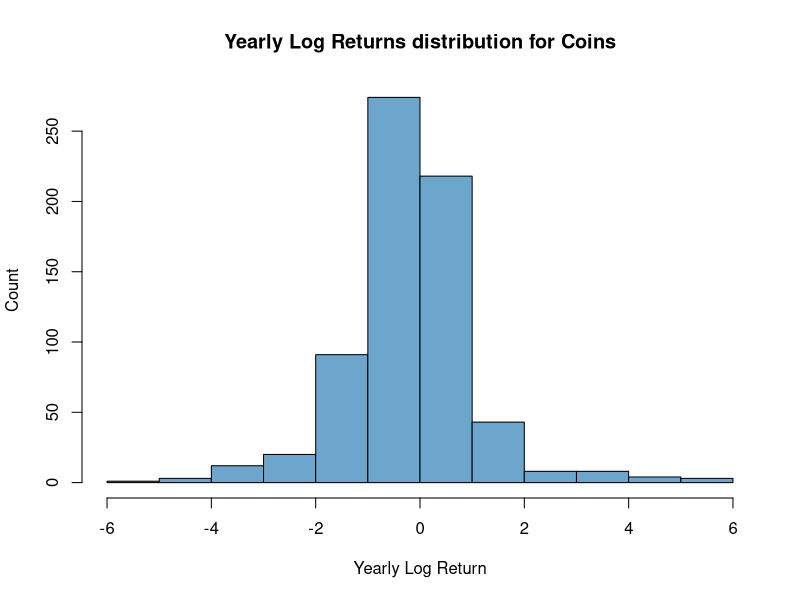
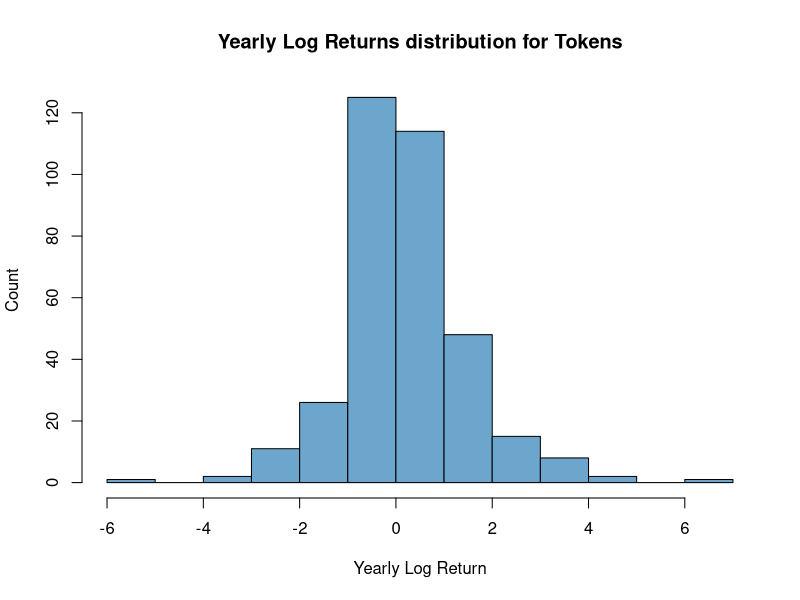
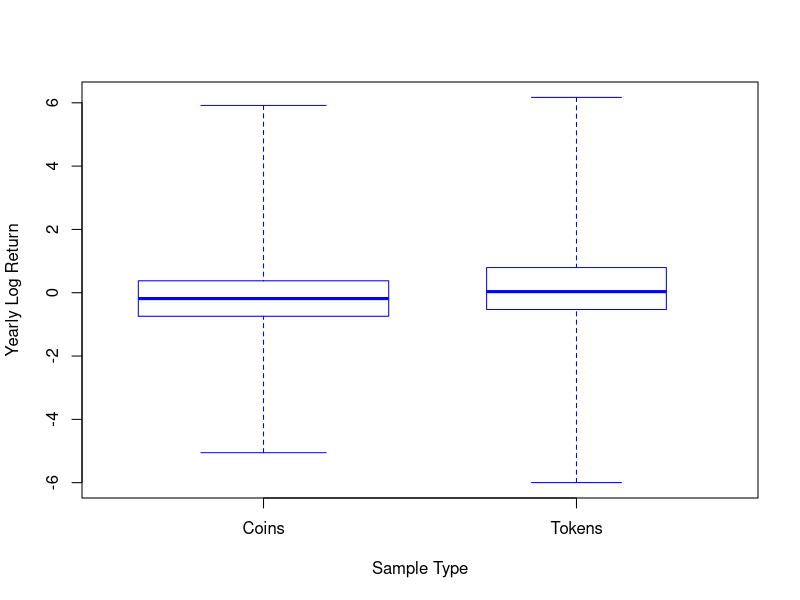
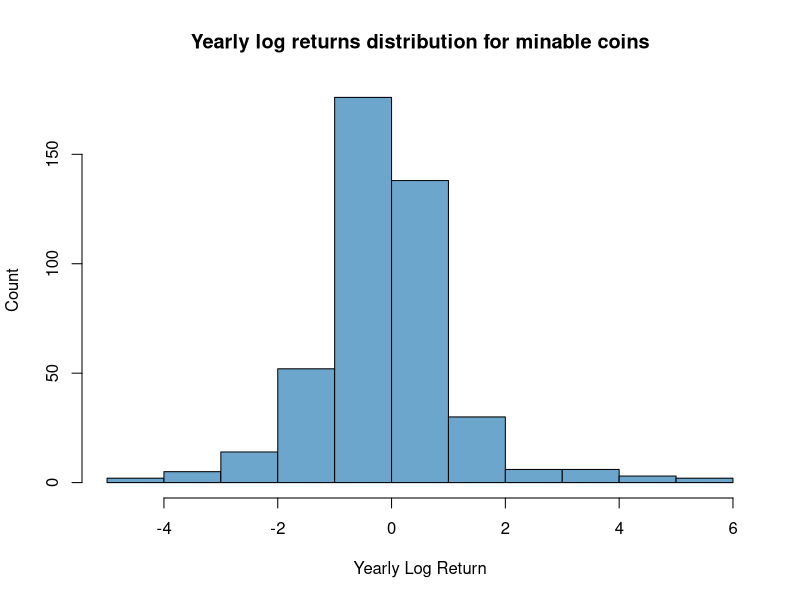
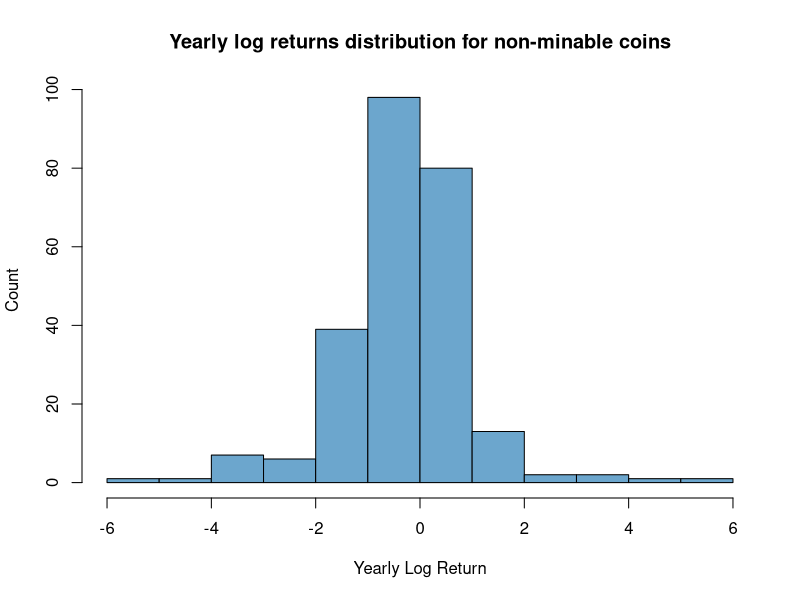
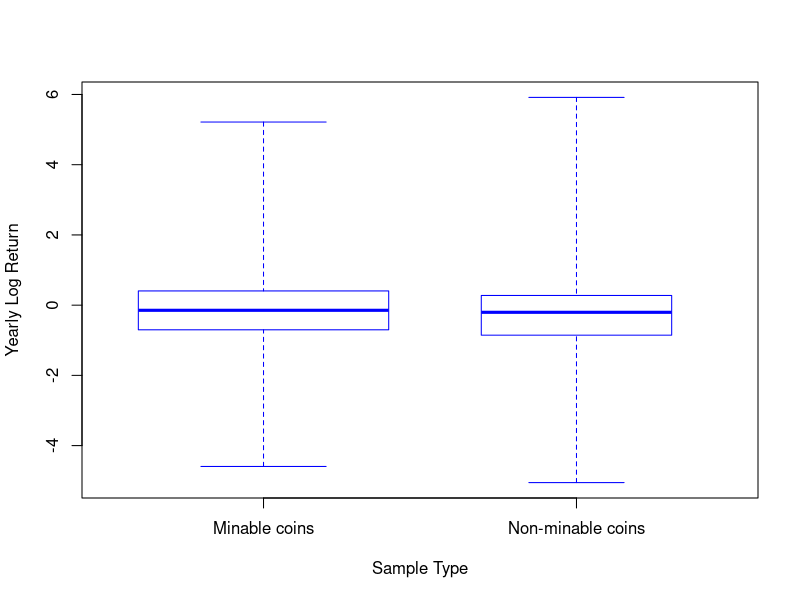
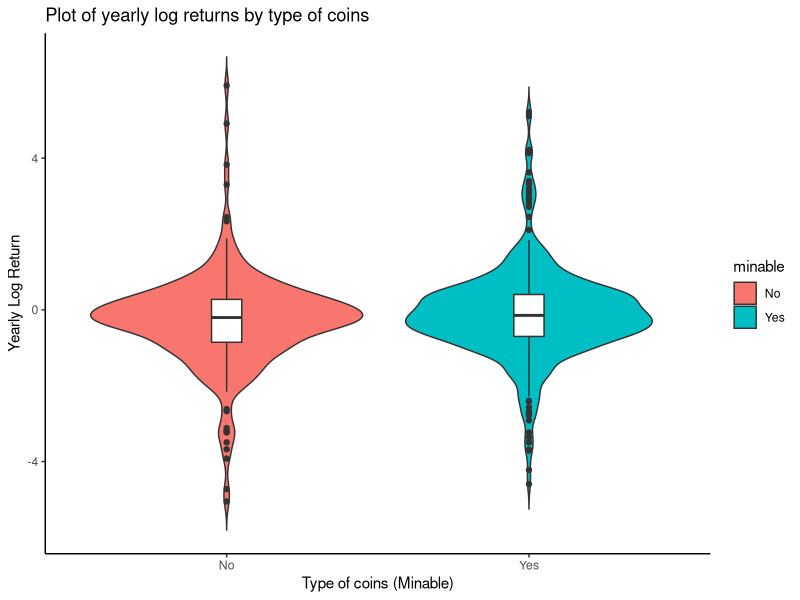
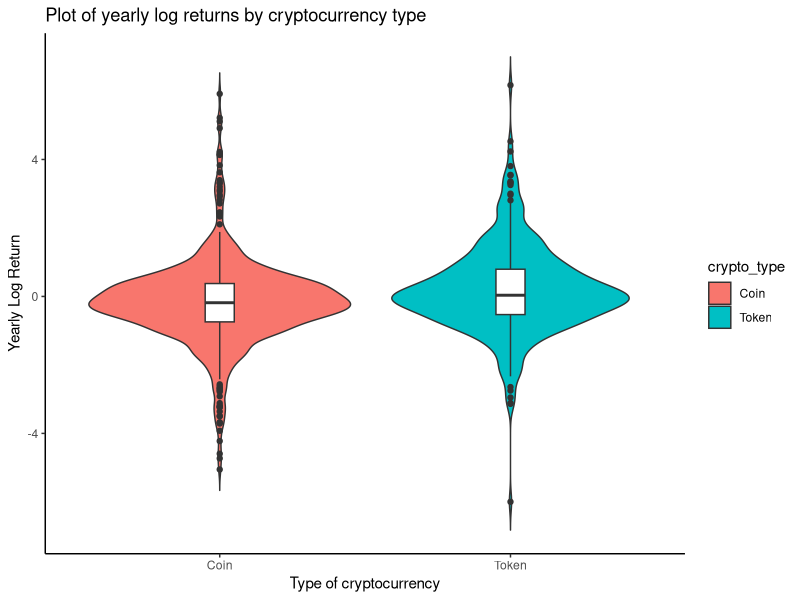

Write the R code that produced these figures, in order.
## ---- chunk 1
df<-read.csv('../AllCryptoYearlyData.csv')

df<-na.omit(df)
#df<-head(df, 20)
## ---- chunk 2
#Average log yearly returns of tokens is greater than coins for the year 2019-2020
coins_sample <- df[df$crypto_type=='Coin',]
tokens_sample <- df[df$crypto_type=='Token',]

print (paste(mean(coins_sample$YearlyLogReturn), mean(tokens_sample$YearlyLogReturn)))
print(paste(var(coins_sample$YearlyLogReturn), var(tokens_sample$YearlyLogReturn)))

t.test(coins_sample$YearlyLogReturn, tokens_sample$YearlyLogReturn, var.equal=TRUE, alternative='less' )
## ---- chunk 3
library(pwr)
pwr.t2n.test(n1 = 13, n2= 7, d = 0.8, sig.level = 0.05, power = NULL,
 alternative = "less")
## ---- chunk 4
#Average log yearly returns of non-minable is greater than minable for the year 2019-2020

coins_sample <- df[df$crypto_type=='Coin',]

minable <- coins_sample[coins_sample$minable=='Yes',]
non_minable <- coins_sample[coins_sample$minable=='No',]

print (paste(mean(minable$YearlyLogReturn), mean(non_minable$YearlyLogReturn)))
print(paste(var(minable$YearlyLogReturn), var(non_minable$YearlyLogReturn)))

t.test(minable$YearlyLogReturn, non_minable$YearlyLogReturn, var.equal=TRUE, alternative='greater' )
print (minable)
## ---- chunk 5
hist(coins_sample$YearlyLogReturn,col = 'skyblue3', main="Yearly Log Returns distribution for Coins",
        xlab="Yearly Log Return",
        ylab="Count")
## ---- chunk 6
hist(tokens_sample$YearlyLogReturn,col = 'skyblue3', main="Yearly Log Returns distribution for Tokens",
        xlab="Yearly Log Return",
        ylab="Count")
## ---- chunk 7
all_samples <- list(coins_sample$YearlyLogReturn, tokens_sample$YearlyLogReturn)

boxplot(all_samples, range=0.0, horizontal=FALSE, varwidth=TRUE, notch=FALSE,
        outline=TRUE, names=c("Coins","Tokens"), 
        border=c("blue","blue"), col=c("white","white"),
        xlab = "Sample Type", ylab = "Yearly Log Return")

## ---- chunk 8
hist(minable$YearlyLogReturn,col = 'skyblue3', main="Yearly log returns distribution for minable coins",
        xlab="Yearly Log Return",
        ylab="Count")
## ---- chunk 9
hist(non_minable$YearlyLogReturn,col = 'skyblue3', main="Yearly log returns distribution for non-minable coins",
        xlab="Yearly Log Return",
        ylab="Count")
## ---- chunk 10
all_samples <- list(minable$YearlyLogReturn, non_minable$YearlyLogReturn)

boxplot(all_samples, range=0.0, horizontal=FALSE, varwidth=TRUE, notch=FALSE,
        outline=TRUE, names=c("Minable coins","Non-minable coins"), 
        border=c("blue","blue"), col=c("white","white"),
        xlab = "Sample Type", ylab = "Yearly Log Return")

## ---- chunk 11
library(ggplot2)
dp <- ggplot(coins_sample, aes(x=minable, y=YearlyLogReturn, fill=minable)) + 
  geom_violin(trim=FALSE)+
  geom_boxplot(width=0.1, fill="white")+
  labs(title="Plot of yearly log returns by type of coins",x="Type of coins (Minable)", y = "Yearly Log Return")
dp + theme_classic()
## ---- chunk 12
library(ggplot2)
dp <- ggplot(df, aes(x=crypto_type, y=YearlyLogReturn, fill=crypto_type)) + 
  geom_violin(trim=FALSE)+
  geom_boxplot(width=0.1, fill="white")+
  labs(title="Plot of yearly log returns by cryptocurrency type",x="Type of cryptocurrency", y = "Yearly Log Return")
dp + theme_classic()
